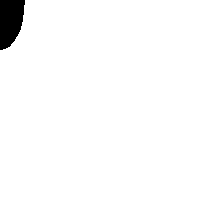
Frame 1 (no input)
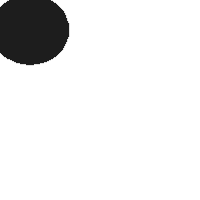
Frame 60 (the mouse pressed at the canvas centre just before this capture)
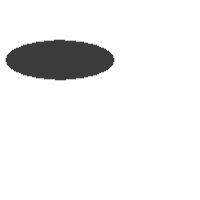
Frame 120 (the mouse held since frame 60 and released just before this capture)

The Processing sketch that drew these frames (run headless with seeded random() and noise(); from frame 60 on, the mouse is pressed at the canvas centre):

// Processing sketch: incrementingVariables
// ── incrementingVariables.pde
float circleX = 0;
float circleY = 0;
float circleW = 50;
float circleH = 100;
float circleStroke = 255;
float circleFill = 0;
float backgroundColor = 255;
float change = 0.5;
// Your basic setup

void setup() {
  size(200,200);
  noSmooth(); 
}

void draw() {
  // Draw the background and the ellipse
  background(backgroundColor);
  stroke(circleStroke);
  fill(circleFill);
  ellipse(circleX,circleY,circleW,circleH);
  // Change the values of all variables
  circleX = circleX + change;
  circleY = circleY + change;
  circleW = circleW + change;
  circleH = circleH - change;
  circleStroke = circleStroke - change;
  circleFill = circleFill + change;
}
